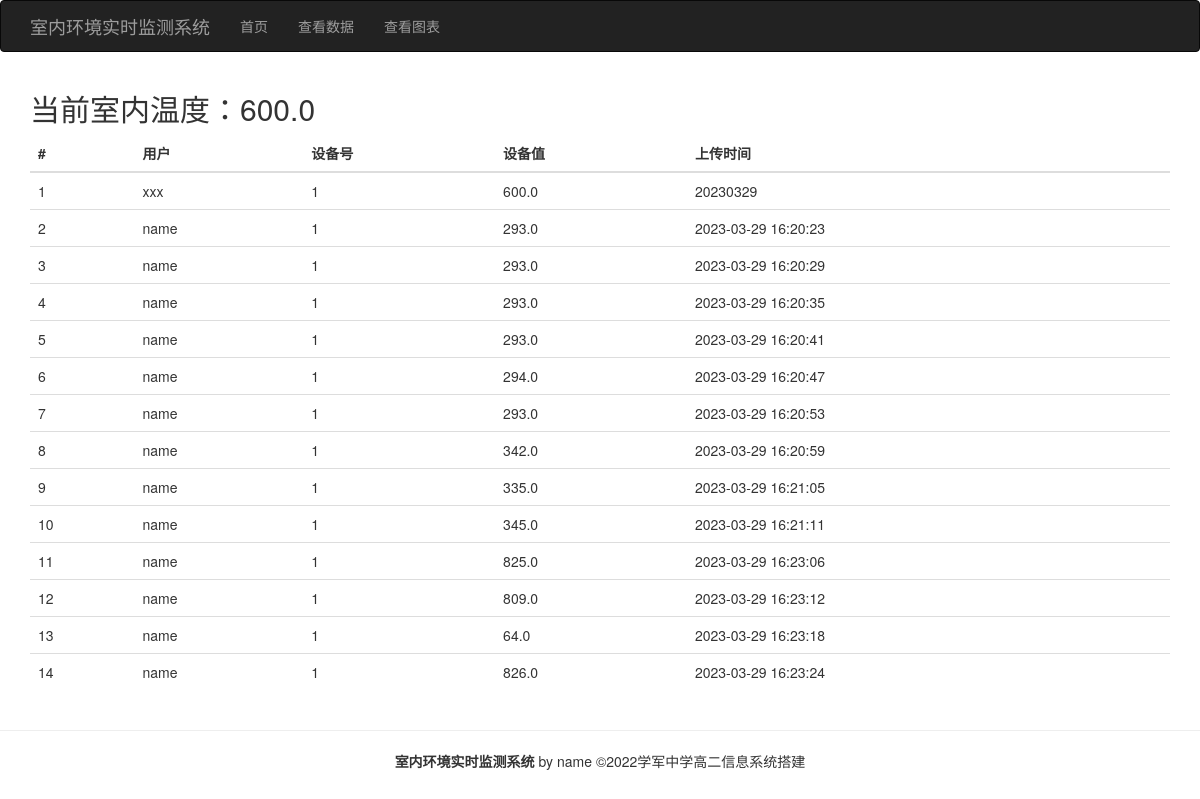
The page / on the database its author committed.
### tables this page shows
CREATE TABLE sensorlog(id integer primary key autoincrement,username text,sensorid integer,sensorvalue real,updatetime text);

### web.py (the view)
@app.route('/', methods=['GET'])
def index():
    conn = sqlite3.connect('data.db')
    cur = conn.cursor()
    cur.execute('select * from sensorlog where sensorid=1')
    data = cur.fetchall()
    cur.close()
    conn.close()
    return render_template('index.html', data=data)

### templates/index.html
{% extends "base.html" %}
{% block page_content %}
    <h2>当前室内温度：{{data[0][3]}}</h2>
    <table class="table is-striped is-hoverable is-fullwidth">
        <thead>
            <tr>
                <th>#</th>
                <th>用户</th>
                <th>设备号</th>
                <th>设备值</th>
                <th>上传时间</th>
            </tr>
        </thead>
        <tbody>
            {% for item in data %}
            <tr>
                <td>{{ item[0] }}</td>
                <td>{{ item[1] }}</td>
                <td>{{ item[2] }}</td>
                <td>{{ item[3] }}</td>
                <td>{{ item[4] }}</td>
            </tr>
            {% endfor %}
        </tbody>
    </table>
{% endblock %}

### templates/base.html (shortened to what this page needs)
{% extends "bootstrap/base.html" %}
{% block head %}
  {{ super() }}
{% endblock %}
{% block navbar %}
<div class="navbar navbar-inverse" role="navigation">
    <div class="container">
        <div class="navbar-header">
            <a class="navbar-brand" href="/">室内环境实时监测系统</a>
        </div>
        <div class="navbar-collapse collapse">
            <ul class="nav navbar-nav">
                <li><a href="/">首页</a></li>
                <li><a href="/">查看数据</a></li>
                <li><a href="/view">查看图表</a></li>
            </ul>
        </div>
    </div>
</div>
{% endblock %}
{% block content %}
    <div class="container">
        {% block page_content %}{% endblock %}
    </div>
    {% block footer %}
        <hr>
        <footer class="footer content has-text-centered">
			<p align="center">
				<strong>室内环境实时监测系统</strong> by name
				<span>&copy;2022学军中学高二信息系统搭建</span>
			</p>
		</footer>
    {% endblock %}
{% endblock %}

### rows shown on the page
sensorlog: sensorvalue "600.0", id "1", username "xxx", sensorid "1", updatetime "20230329"
sensorlog: id "2", username "name", sensorid "1", sensorvalue "293.0", updatetime "2023-03-29 16:20:23"
sensorlog: id "3", username "name", sensorid "1", sensorvalue "293.0", updatetime "2023-03-29 16:20:29"
sensorlog: id "4", username "name", sensorid "1", sensorvalue "293.0", updatetime "2023-03-29 16:20:35"
sensorlog: id "5", username "name", sensorid "1", sensorvalue "293.0", updatetime "2023-03-29 16:20:41"
sensorlog: id "6", username "name", sensorid "1", sensorvalue "294.0", updatetime "2023-03-29 16:20:47"
sensorlog: id "7", username "name", sensorid "1", sensorvalue "293.0", updatetime "2023-03-29 16:20:53"
sensorlog: id "8", username "name", sensorid "1", sensorvalue "342.0", updatetime "2023-03-29 16:20:59"
sensorlog: id "9", username "name", sensorid "1", sensorvalue "335.0", updatetime "2023-03-29 16:21:05"
sensorlog: id "10", username "name", sensorid "1", sensorvalue "345.0", updatetime "2023-03-29 16:21:11"
sensorlog: id "11", username "name", sensorid "1", sensorvalue "825.0", updatetime "2023-03-29 16:23:06"
sensorlog: id "12", username "name", sensorid "1", sensorvalue "809.0", updatetime "2023-03-29 16:23:12"
sensorlog: id "13", username "name", sensorid "1", sensorvalue "64.0", updatetime "2023-03-29 16:23:18"
sensorlog: id "14", username "name", sensorid "1", sensorvalue "826.0", updatetime "2023-03-29 16:23:24"
